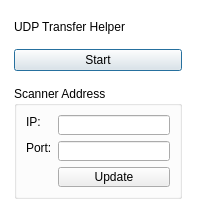
<?xml version="1.0" encoding="UTF-8"?>
<ui version="4.0">
 <class>UDPTransferDialog</class>
 <widget class="QDialog" name="UDPTransferDialog">
  <property name="geometry">
   <rect>
    <x>0</x>
    <y>0</y>
    <width>204</width>
    <height>219</height>
   </rect>
  </property>
  <property name="windowTitle">
   <string>UDP Load Data Helper</string>
  </property>
  <property name="windowIcon">
   <iconset resource="../qUDPTransfer.qrc">
    <normaloff>:/CC/plugin/qUDPTransfer/images/icon.png</normaloff>:/CC/plugin/qUDPTransfer/images/icon.png</iconset>
  </property>
  <property name="styleSheet">
   <string notr="true">QDialog{ background-color:white }</string>
  </property>
  <widget class="QFrame" name="verticalFrame">
   <property name="geometry">
    <rect>
     <x>9</x>
     <y>9</y>
     <width>178</width>
     <height>201</height>
    </rect>
   </property>
   <property name="sizePolicy">
    <sizepolicy hsizetype="Maximum" vsizetype="Preferred">
     <horstretch>0</horstretch>
     <verstretch>0</verstretch>
    </sizepolicy>
   </property>
   <layout class="QVBoxLayout" name="ContrlFrame">
    <property name="spacing">
     <number>15</number>
    </property>
    <property name="sizeConstraint">
     <enum>QLayout::SetDefaultConstraint</enum>
    </property>
    <property name="leftMargin">
     <number>5</number>
    </property>
    <property name="topMargin">
     <number>11</number>
    </property>
    <property name="rightMargin">
     <number>5</number>
    </property>
    <property name="bottomMargin">
     <number>11</number>
    </property>
    <item>
     <widget class="QLabel" name="ScannerState">
      <property name="sizePolicy">
       <sizepolicy hsizetype="Preferred" vsizetype="Fixed">
        <horstretch>0</horstretch>
        <verstretch>0</verstretch>
       </sizepolicy>
      </property>
      <property name="text">
       <string>UDP Transfer Helper</string>
      </property>
     </widget>
    </item>
    <item>
     <widget class="QPushButton" name="StartStopButton">
      <property name="sizePolicy">
       <sizepolicy hsizetype="Preferred" vsizetype="Fixed">
        <horstretch>0</horstretch>
        <verstretch>0</verstretch>
       </sizepolicy>
      </property>
      <property name="text">
       <string>Start</string>
      </property>
     </widget>
    </item>
    <item>
     <widget class="QGroupBox" name="ScannerAddressGroupBox">
      <property name="sizePolicy">
       <sizepolicy hsizetype="Preferred" vsizetype="Minimum">
        <horstretch>0</horstretch>
        <verstretch>0</verstretch>
       </sizepolicy>
      </property>
      <property name="title">
       <string>Scanner Address</string>
      </property>
      <layout class="QFormLayout" name="formLayout">
       <item row="0" column="0">
        <widget class="QLabel" name="label">
         <property name="sizePolicy">
          <sizepolicy hsizetype="Preferred" vsizetype="Fixed">
           <horstretch>0</horstretch>
           <verstretch>0</verstretch>
          </sizepolicy>
         </property>
         <property name="text">
          <string>IP:</string>
         </property>
        </widget>
       </item>
       <item row="0" column="1">
        <widget class="QLineEdit" name="IPInput">
         <property name="sizePolicy">
          <sizepolicy hsizetype="Preferred" vsizetype="Fixed">
           <horstretch>0</horstretch>
           <verstretch>0</verstretch>
          </sizepolicy>
         </property>
        </widget>
       </item>
       <item row="1" column="0">
        <widget class="QLabel" name="label_2">
         <property name="sizePolicy">
          <sizepolicy hsizetype="Preferred" vsizetype="Fixed">
           <horstretch>0</horstretch>
           <verstretch>0</verstretch>
          </sizepolicy>
         </property>
         <property name="text">
          <string>Port:</string>
         </property>
        </widget>
       </item>
       <item row="1" column="1">
        <widget class="QLineEdit" name="PortInput">
         <property name="sizePolicy">
          <sizepolicy hsizetype="Preferred" vsizetype="Fixed">
           <horstretch>0</horstretch>
           <verstretch>0</verstretch>
          </sizepolicy>
         </property>
        </widget>
       </item>
       <item row="2" column="1">
        <widget class="QPushButton" name="UpdateAddressButton">
         <property name="enabled">
          <bool>true</bool>
         </property>
         <property name="sizePolicy">
          <sizepolicy hsizetype="Preferred" vsizetype="Fixed">
           <horstretch>0</horstretch>
           <verstretch>0</verstretch>
          </sizepolicy>
         </property>
         <property name="text">
          <string>Update</string>
         </property>
        </widget>
       </item>
      </layout>
     </widget>
    </item>
   </layout>
  </widget>
 </widget>
 <resources>
  <include location="../qUDPTransfer.qrc"/>
  <include location="../qUDPTransfer.qrc"/>
 </resources>
 <connections/>
</ui>
